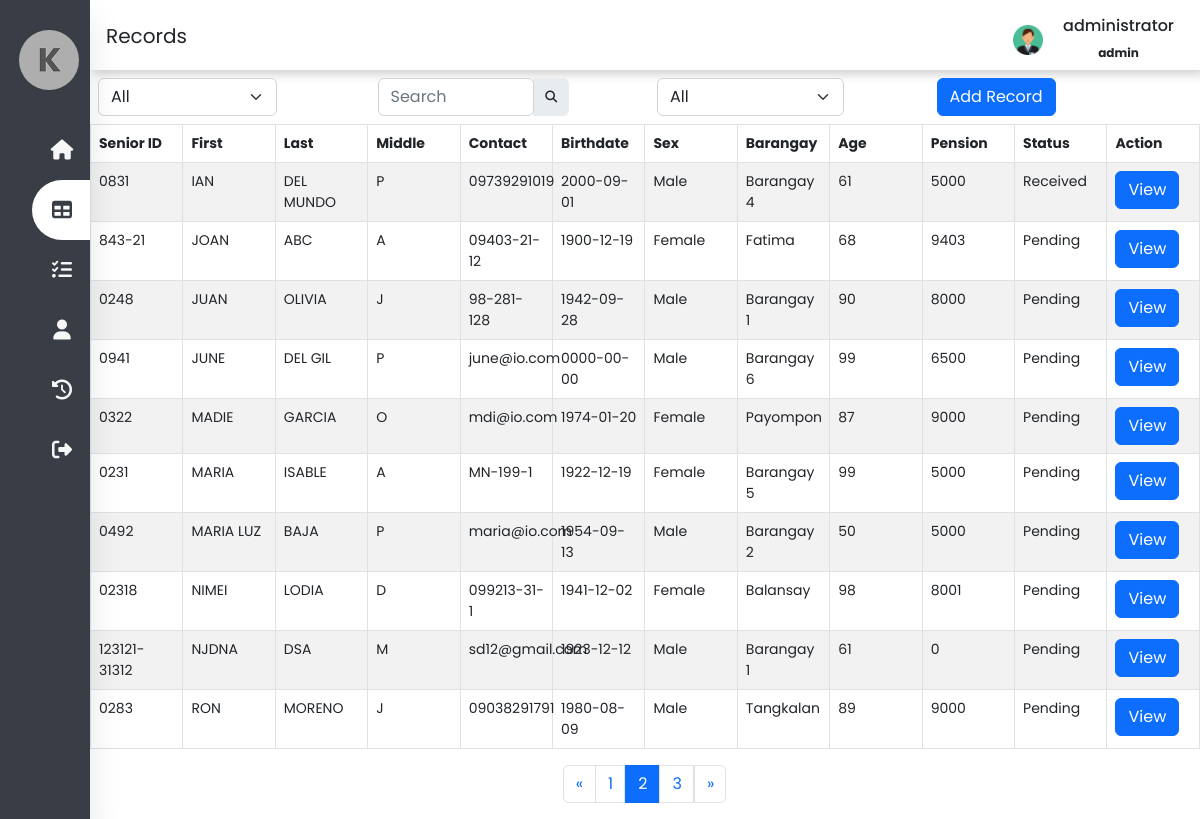
The page /deprecated/records.php?page=2 (signed in) on the database as committed earlier.
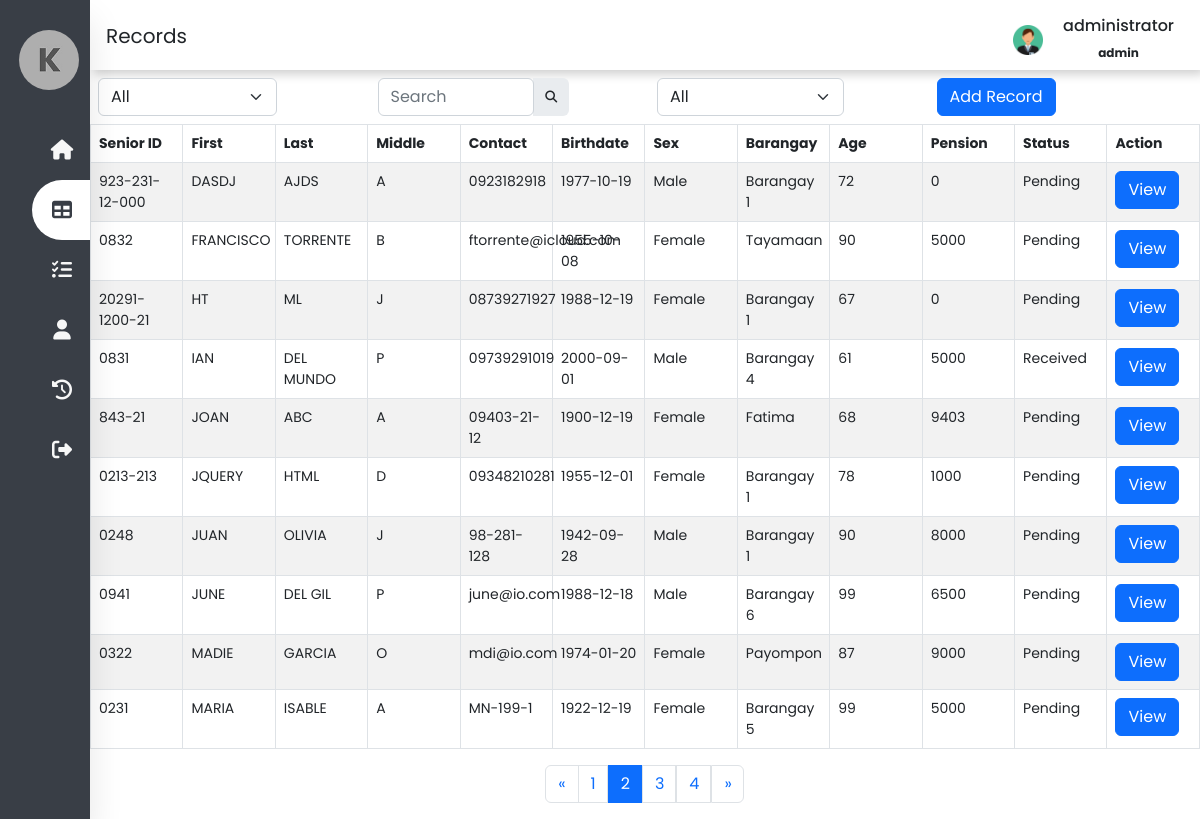
The same page on the database as committed later.
### tables this page shows
CREATE TABLE `tbl_records` (
  `id` int(11) NOT NULL,
  `uid` varchar(150) NOT NULL,
  `fx_id` varchar(50) NOT NULL,
  `fx_firstname` varchar(50) NOT NULL,
  `fx_lastname` varchar(50) NOT NULL,
  `fx_middlename` varchar(50) NOT NULL,
  `fx_contact` varchar(150) NOT NULL,
  `fd_birthdate` date NOT NULL,
  `fx_gender` varchar(50) NOT NULL,
  `fx_barangay` varchar(150) NOT NULL,
  `fn_age` int(3) NOT NULL,
  `fn_pension` bigint(50) NOT NULL,
  `fn_status` varchar(50) NOT NULL,
  `life_status` varchar(150) NOT NULL,
  `fd_pension` date NOT NULL,
  `account_status` varchar(150) NOT NULL,
  `fx_pwd` varchar(50) NOT NULL,
  `fd_started` date NOT NULL
);

### deprecated/records.php (the view, shortened to what the changed rows need)
<?php
include('conn/connection.php');
$limit = isset($_SESSION['records-limit']) ? $_SESSION['records-limit'] : 10;
$page = isset($_GET['page']) ? $_GET['page'] : 1;
$paginationStart = ($page - 1) * $limit;
$records = $conn->query("SELECT * FROM tbl_records ORDER BY `tbl_records`.`fx_firstname` ASC LIMIT $paginationStart, $limit");
$allrecords = $records->fetch_all(MYSQLI_ASSOC);
$sql = $conn->query("SELECT count(id) AS id FROM tbl_records");
$custCount = $sql->fetch_all(MYSQLI_ASSOC);
$allRecrods = $custCount[0]['id'];
$totoalPages = ceil($allRecrods / $limit);
if (isset($_SESSION['user_id']) && isset($_SESSION['user_name'])) {
?>
<!DOCTYPE html>
<html lang="en">
<head>
    <link href="https://cdn.jsdelivr.net/npm/bootstrap@5.2.2/dist/css/bootstrap.min.css" rel="stylesheet">
    <link rel="stylesheet" type="text/css" href="css/g_style.css">
    <link rel="stylesheet" type="text/css" href="css/records_style.css">
    <link rel="stylesheet" href="https://cdnjs.cloudflare.com/ajax/libs/font-awesome/6.2.0/css/all.min.css">
</head>
<body>
    <div class="main-content">
        <header>
            <div class="header-title">
                <h2>
                    <label for="">
                        Records
                </h2>
            </div>
        </header>
        <div class="table-div t-1" id="container">
            <table id="datatable" class="table table-striped table-bordered">
                <thead>
                    <tr>
                        <th scope="col">Senior ID</th>
                        <th scope="col">First</th>
                        <th scope="col">Last</th>
                        <th scope="col">Middle</th>
                        <th scope="col">Contact</th>
                        <th scope="col">Birthdate</th>
                        <th scope="col">Sex</th>
                        <th scope="col">Barangay</th>
                        <th scope="col">Age</th>
                        <th scope="col">Pension</th>
                        <th scope="col">Status</th>
                        <th scope="col">Action</th>
                    </tr>
                </thead>
                <tbody>
                    <?php foreach($allrecords as $row) :  ?>
                    <tr>
                        <td id="sid"> <?php echo $row['fx_id']; ?> </td>
                        <td> <?php echo $row['fx_firstname']; ?> </td>
                        <td> <?php echo $row['fx_lastname']; ?> </td>
                        <td> <?php echo $row['fx_middlename']; ?> </td>
                        <td> <?php echo $row['fx_contact']; ?> </td>
                        <td> <?php echo $row['fd_birthdate']; ?> </td>
                        <td> <?php echo $row['fx_gender']; ?> </td>
                        <td> <?php echo $row['fx_barangay']; ?> </td>
                        <td> <?php echo $row['fn_age']; ?> </td>
                        <td> <?php echo $row['fn_pension']; ?> </td>
                        <td> <?php echo $row['fn_status']; ?> </td>
                        <td> <button id='<?php echo $row['fx_id']; ?>' class="view btn btn-primary"
                                style="width: auto;">View</button></td>
                    </tr>
                    <?php endforeach; ?>
                </tbody>
            </table>
        </div>
        <div class="d-flex justify-content-center">
            <ul class="pagination">
                <?php for($i = 1; $i <= $totoalPages; $i++ ): ?>
                <li class="page-item <?php if($page == $i) {echo 'active'; } ?>">
                    <a class="page-link w-100" href="records.php?page=<?= $i; ?>"> <?= $i; ?> </a>
                </li>
                <?php endfor; ?>
            </ul>
        </div>
    </div>
</body>
</html>
<?php
}else{
    header("Location: index.php");
    exit();
}
?>

Rows that differ between the two databases and show on the page:
no longer on this page (row edited): tbl_records: fx "0492", fx_firstname "MARIA LUZ", fx_lastname "BAJA", fx_middlename "P", fx_contact "maria@io.com", fd_birthdate "1954-09-13", fx_gender "Male", fx_barangay "Barangay 2", fn_age "50", fn_pension "5000", fn_status "Pending"
no longer on this page (row edited): tbl_records: fx "02318", fx_firstname "NIMEI", fx_lastname "LODIA", fx_middlename "D", fx_contact "099213-31-1", fd_birthdate "1941-12-02", fx_gender "Female", fx_barangay "Balansay", fn_age "98", fn_pension "8001", fn_status "Pending"
no longer on this page (row edited): tbl_records: fx "123121-31312", fx_firstname "NJDNA", fx_lastname "DSA", fx_middlename "M", fx_contact "sd12@gmail.com", fd_birthdate "1923-12-12", fx_gender "Male", fx_barangay "Barangay 1", fn_age "61", fn_pension "0", fn_status "Pending"
no longer on this page (row edited): tbl_records: fx "0283", fx_firstname "RON", fx_lastname "MORENO", fx_middlename "J", fx_contact "09038291791", fd_birthdate "1980-08-09", fx_gender "Male", fx_barangay "Tangkalan", fn_age "89", fn_pension "9000", fn_status "Pending"
added tbl_records: fx "923-231-12-000", fx_firstname "DASDJ", fx_lastname "AJDS", fx_middlename "A", fx_contact "0923182918", fd_birthdate "1977-10-19", fx_gender "Male", fx_barangay "Barangay 1", fn_age "72", fn_pension "0", fn_status "Pending"
now on this page (row edited): tbl_records: fx "0832", fx_firstname "FRANCISCO", fx_lastname "TORRENTE", fx_middlename "B", fx_contact "ftorrente@icloud.com", fd_birthdate "1955-10-08", fx_gender "Female", fx_barangay "Tayamaan", fn_age "90", fn_pension "5000", fn_status "Pending"
added tbl_records: fx "20291-1200-21", fx_firstname "HT", fx_lastname "ML", fx_middlename "J", fx_contact "08739271927", fd_birthdate "1988-12-19", fx_gender "Female", fx_barangay "Barangay 1", fn_age "67", fn_pension "0", fn_status "Pending"
added tbl_records: fx "0213-213", fx_firstname "JQUERY", fx_lastname "HTML", fx_middlename "D", fx_contact "09348210281", fd_birthdate "1955-12-01", fx_gender "Female", fx_barangay "Barangay 1", fn_age "78", fn_pension "1000", fn_status "Pending"
changed tbl_records "JUNE": fd_birthdate "0000-00-00" → "1988-12-18"
Other text that changed with them:
new list line: "4"
